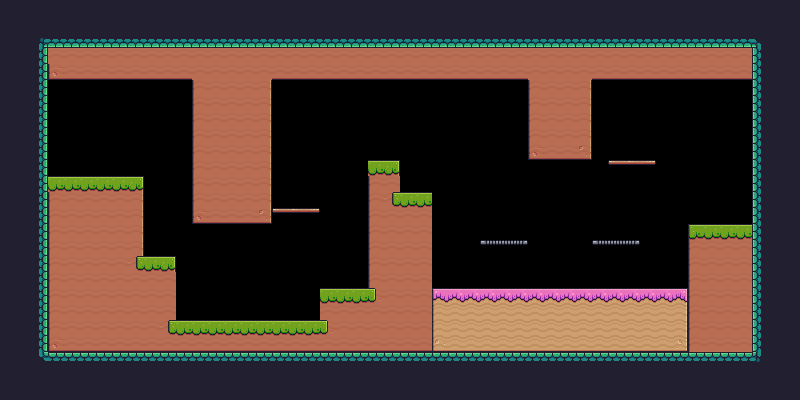

This is a level from a 2D game, rendered from its Tiled map with the project's own tilesets. A one-line summary and the map file follow, with tile-layer data summarised:
An orthogonal 50x25 tile map with 16x16 px tiles, 1 tile layer (Background) and 50 objects (21x Fruit, 4x Platform, 4x Saw, Player, Slime, ...).

<map version="1.10" tiledversion="1.10.2" orientation="orthogonal" renderorder="right-down" width="50" height="25" tilewidth="16" tileheight="16" infinite="0" nextlayerid="4" nextobjectid="84">
 <tileset firstgid="1" source="Pixel Adventure.tsx" />
 <layer id="1" name="Background" width="50" height="25">
  <data>[1250 cells, 902 non-empty, 45 distinct tile ids]</data>
 </layer>
 <objectgroup id="2" name="Collisions">
  <object id="1" x="32" y="32" width="736" height="16" />
  <object id="2" x="32" y="48" width="16" height="320" />
  <object id="3" x="48" y="352" width="720" height="16" />
  <object id="4" x="752" y="48" width="16" height="304" />
  <object id="7" type="Platform" x="272" y="208" width="48" height="16" />
  <object id="8" type="Platform" x="480" y="240" width="48" height="16" />
  <object id="9" type="Platform" x="592" y="240" width="48" height="16" />
  <object id="30" x="48" y="176" width="96" height="176" />
  <object id="31" x="144" y="256" width="32" height="96" />
  <object id="32" x="176" y="320" width="144" height="32" />
  <object id="33" x="320" y="288" width="48" height="64" />
  <object id="34" x="368" y="160" width="32" height="192" />
  <object id="35" x="400" y="192" width="32" height="160" />
  <object id="36" x="688" y="224" width="64" height="128" />
  <object id="61" x="432" y="288" width="256" height="64" />
  <object id="70" type="Platform" x="608" y="160" width="48" height="16" />
  <object id="71" x="592" y="48" width="160" height="32" />
  <object id="72" x="528" y="48" width="64" height="112" />
  <object id="73" x="272" y="48" width="256" height="32" />
  <object id="76" x="192" y="48" width="80" height="176" />
  <object id="77" x="48" y="48" width="144" height="32" />
 </objectgroup>
 <objectgroup id="3" name="Spawnpoints">
  <object id="5" type="Saw" x="544" y="192" width="32" height="32">
   <properties>
    <property name="isVertical" type="bool" value="true" />
    <property name="offNeg" type="float" value="2" />
    <property name="offPos" type="float" value="2" />
   </properties>
  </object>
  <object id="6" name="Player" type="Player" x="48" y="144" width="32" height="32" />
  <object id="12" name="Slime" type="Slime" x="240" y="290" width="44" height="30">
   <properties>
    <property name="offNeg" type="float" value="4" />
    <property name="offPos" type="float" value="2" />
   </properties>
  </object>
  <object id="13" name="Orange" type="Fruit" x="160" y="80" width="32" height="32" />
  <object id="14" name="Bananas" type="Fruit" x="160" y="96" width="32" height="32" />
  <object id="15" name="Cherries" type="Fruit" x="496" y="208" width="32" height="32" />
  <object id="16" name="Orange" type="Fruit" x="480" y="208" width="32" height="32" />
  <object id="17" name="Bananas" type="Fruit" x="176" y="256" width="32" height="32" />
  <object id="18" name="Orange" type="Fruit" x="176" y="272" width="32" height="32" />
  <object id="19" name="Cherries" type="Fruit" x="272" y="176" width="32" height="32" />
  <object id="20" name="Cherries" type="Fruit" x="336" y="160" width="32" height="32" />
  <object id="21" name="Kiwi" type="Fruit" x="592" y="208" width="32" height="32" />
  <object id="22" name="Kiwi" type="Fruit" x="368" y="128" width="32" height="32" />
  <object id="24" type="Saw" x="352" y="192" width="32" height="32">
   <properties>
    <property name="isVertical" type="bool" value="true" />
    <property name="offNeg" type="float" value="3" />
    <property name="offPos" type="float" value="5" />
   </properties>
  </object>
  <object id="25" name="Orange" type="Fruit" x="400" y="160" width="32" height="32" />
  <object id="27" name="Bananas" type="Fruit" x="608" y="208" width="32" height="32" />
  <object id="29" name="Bananas" type="Fruit" x="176" y="288" width="32" height="32" />
  <object id="55" name="Cherries" type="Fruit" x="288" y="176" width="32" height="32" />
  <object id="58" name="Cherries" type="Fruit" x="336" y="176" width="32" height="32" />
  <object id="59" name="Cherries" type="Fruit" x="336" y="192" width="32" height="32" />
  <object id="60" name="Cherries" type="Fruit" x="336" y="208" width="32" height="32" />
  <object id="64" name="Chicken" type="Chicken" x="544" y="256" width="32" height="32">
   <properties>
    <property name="offNeg" type="float" value="7" />
    <property name="offPos" type="float" value="7" />
   </properties>
  </object>
  <object id="67" name="Bananas" type="Fruit" x="608" y="128" width="32" height="32" />
  <object id="68" name="Bananas" type="Fruit" x="624" y="128" width="32" height="32" />
  <object id="78" name="Bananas" type="Fruit" x="160" y="112" width="32" height="32" />
  <object id="79" name="Bananas" type="Fruit" x="160" y="128" width="32" height="32" />
  <object id="80" type="Saw" x="256" y="112" width="32" height="32">
   <properties>
    <property name="isVertical" type="bool" value="true" />
    <property name="offNeg" type="float" value="2" />
    <property name="offPos" type="float" value="5" />
   </properties>
  </object>
  <object id="81" type="Checkpoint" x="688" y="160" width="64" height="64" />
  <object id="83" type="Saw" x="176" y="112" width="32" height="32">
   <properties>
    <property name="isVertical" type="bool" value="true" />
    <property name="offNeg" type="float" value="2" />
    <property name="offPos" type="float" value="5" />
   </properties>
  </object>
 </objectgroup>
</map>
